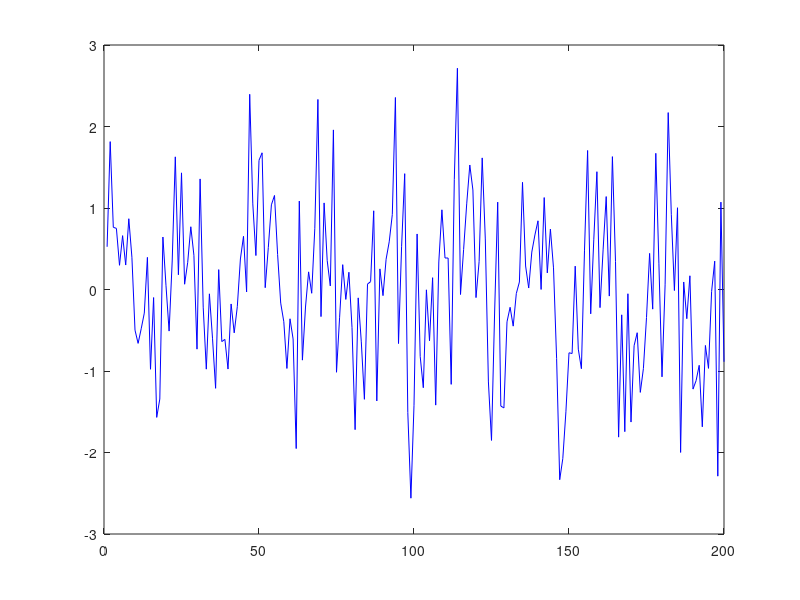
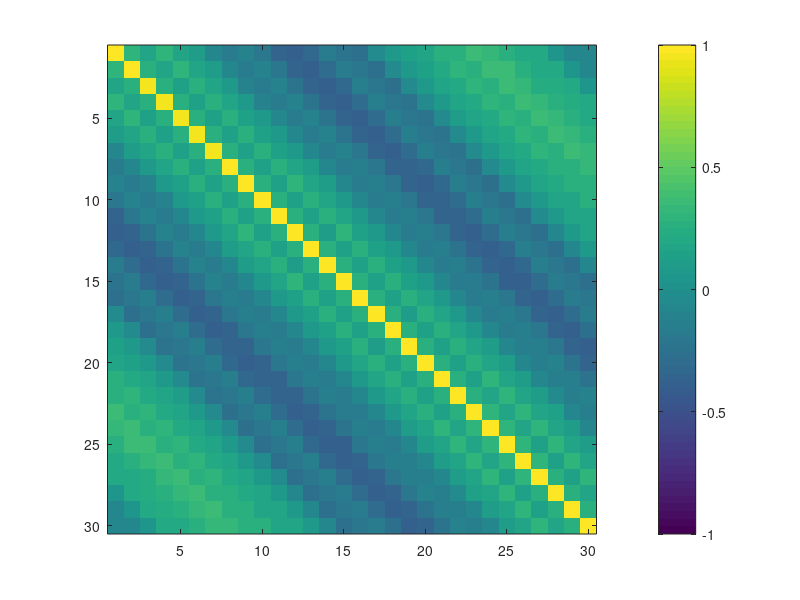
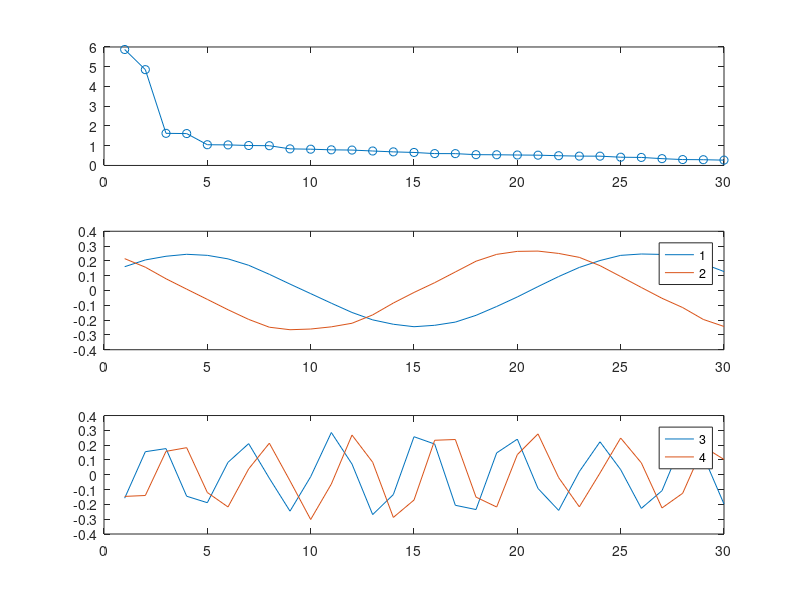
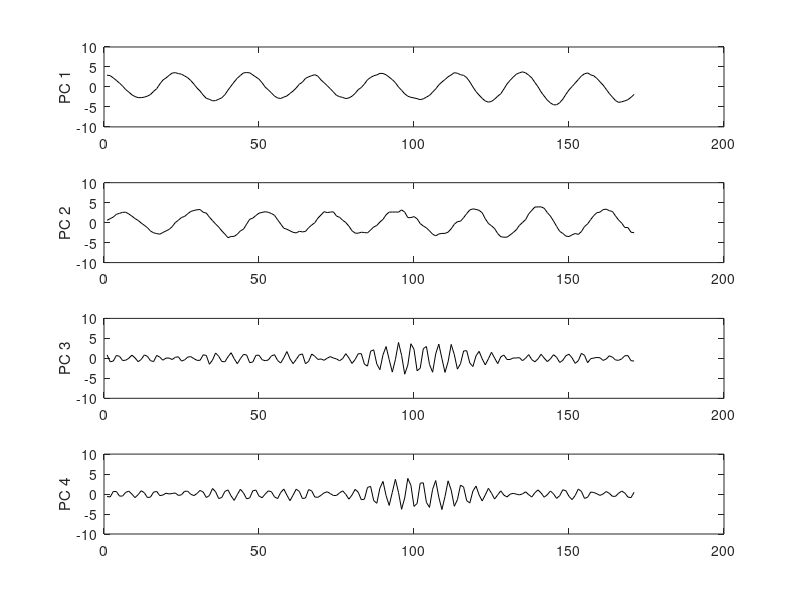

Here is the MATLAB script that generated these plots, in order:
M = 30;    % window length = embedding dimension
N = 200;   % length of generated time series
T = 22;    % period length of sine function
stdnoise = 1; % noise-to-signal ratio

% CREATE SINE + NOISE WAVE
t = (1:N)';
X = sin(2*pi*t/T);
noise = stdnoise*randn(size(X));
X = X + noise;
X = X - mean(X);            % remove mean value
X = X/std(X,1);             % normalize to standard deviation 1

figure(1);
set(gcf,'name','Time series X');
clf;
plot(t,X,'b-');

%Calculate covariance matrix (trajectory approach)
Y=zeros(N-M+1,M);
for m=1:M
  Y(:,m) = X((1:N-M+1)+m-1);
end;
Cemb=Y'*Y / (N-M+1);

figure(2);
set(gcf,'name','Covariance matrix');
clf;
imagesc(Cemb);
axis square
set(gca,'clim',[-1 1]);
colorbar

C=Cemb;

%Calculate eigenvalues (LAMBDA) and eigenvectors (RHO)
[RHO,LAMBDA] = eig(C);
LAMBDA = diag(LAMBDA);               % extract the diagonal elements
[LAMBDA,ind]=sort(LAMBDA,'descend'); % sort eigenvalues
RHO = RHO(:,ind);                    % and eigenvectors

figure(3);
set(gcf,'name','Eigenvectors RHO and eigenvalues LAMBDA')
clf;
subplot(3,1,1);
plot(LAMBDA,'o-');
subplot(3,1,2);
plot(RHO(:,1:2), '-');
legend('1', '2');
subplot(3,1,3);
plot(RHO(:,3:4), '-');
legend('3', '4');


%Calculate principal components PC
PC = Y*RHO;

figure(4);
set(gcf,'name','Principal components PCs')
clf;
for m=1:4
  subplot(4,1,m);
  plot(t(1:N-M+1),PC(:,m),'k-');
  ylabel(sprintf('PC %d',m));
  ylim([-10 10]);
end;

%Calculate reconstructed components RC

RC=zeros(N,M);
for m=1:M
  buf=PC(:,m)*RHO(:,m)'; % invert projection
  buf=buf(end:-1:1,:);
  for n=1:N % anti-diagonal averaging
    RC(n,m)=mean( diag(buf,-(N-M+1)+n) );
  end
end;

figure(5);
set(gcf,'name','Reconstructed components RCs')
clf;
for m=1:4
  subplot(4,1,m);
  plot(t,RC(:,m),'r-');
  ylabel(sprintf('RC %d',m));
  ylim([-1 1]);
end;


%COMPARE TO ORIGINAL
figure(6);
set(gcf,'name','Original time series X and reconstruction RC')
clf;
subplot(2,1,1)
plot(t,X,'b-',t,sum(RC(:,:),2),'r-');
legend('Original','Complete reconstruction');

subplot(2,1,2)
plot(t,X,'b','LineWidth',2);
plot(t,X,'b-',t,sum(RC(:,1:2),2),'r-');
legend('Original','Reconstruction with RCs 1-2');


